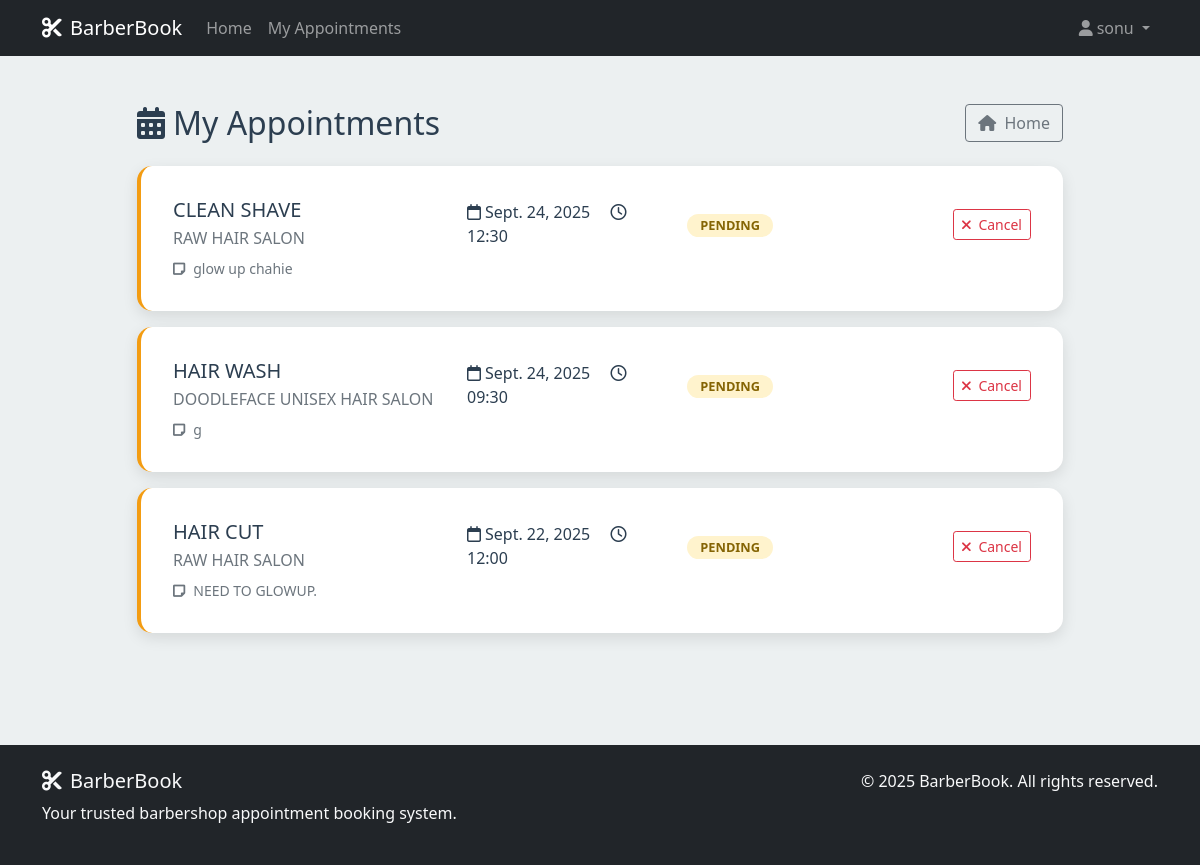
Screenshot of /my-appointments/ (signed in) with the database file from the repository.
### booking/models.py (models this page shows, shortened)
class Appointment(models.Model):
    STATUS_CHOICES = [
        ('pending', 'Pending'),
        ('confirmed', 'Confirmed'),
        ('completed', 'Completed'),
        ('cancelled', 'Cancelled'),
    ]
    customer = models.ForeignKey(Customer, on_delete=models.CASCADE, related_name='appointments')
    barber = models.ForeignKey(Barber, on_delete=models.CASCADE, related_name='appointments')
    service = models.ForeignKey(Service, on_delete=models.CASCADE)
    appointment_date = models.DateField()
    appointment_time = models.TimeField()
    status = models.CharField(max_length=20, choices=STATUS_CHOICES, default='pending')
    notes = models.TextField(blank=True, help_text="Special requests or notes")
    created_at = models.DateTimeField(auto_now_add=True)
    updated_at = models.DateTimeField(auto_now=True)
    class Meta:
        unique_together = ['barber', 'appointment_date', 'appointment_time']
        ordering = ['appointment_date', 'appointment_time']

class Service(models.Model):
    name = models.CharField(max_length=100)
    description = models.TextField()
    duration_minutes = models.PositiveIntegerField()
    price = models.DecimalField(max_digits=8, decimal_places=2)
    barbershop = models.ForeignKey(Barbershop, on_delete=models.CASCADE, related_name='services')
    class Meta:
        ordering = ['price']

class Barber(models.Model):
    user = models.OneToOneField(User, on_delete=models.CASCADE)
    barbershop = models.ForeignKey(Barbershop, on_delete=models.CASCADE, related_name='barbers')
    specialties = models.TextField(help_text="Comma-separated list of specialties")
    experience_years = models.PositiveIntegerField(default=0)
    is_available = models.BooleanField(default=True)

class Barbershop(models.Model):
    name = models.CharField(max_length=200)
    address = models.TextField()
    phone_regex = RegexValidator(regex=r'^\+?1?\d{9,15}$', message="Phone number must be entered in the format: '+999999999'. Up to 15 digits allowed.")
    phone_number = models.CharField(validators=[phone_regex], max_length=17)
    email = models.EmailField()
    opening_time = models.TimeField()
    closing_time = models.TimeField()
    description = models.TextField(blank=True)
    created_at = models.DateTimeField(auto_now_add=True)
    class Meta:
        verbose_name_plural = "Barbershops"

### booking/views.py (the view)
# urls.py: path('my-appointments/', views.my_appointments, name='my_appointments'),
@login_required
def my_appointments(request):
    try:
        customer = Customer.objects.get(user=request.user)
        appointments = customer.appointments.all().order_by('-appointment_date', '-appointment_time')
    except Customer.DoesNotExist:
        appointments = []
    return render(request, 'booking/my_appointments.html', {'appointments': appointments})

### templates/booking/my_appointments.html (shortened to what this page needs)
{% extends 'base.html' %}
{% block content %}
<div class="container py-5">
  <div class="row">
    <div class="col-lg-10 mx-auto">
      <div class="d-flex justify-content-between align-items-center mb-4">
        <h2 class="mb-0"><i class="fas fa-calendar-alt me-2"></i>My Appointments</h2>
        <a href="{% url 'home' %}" class="btn btn-outline-secondary"><i class="fas fa-home me-1"></i> Home</a>
      </div>
      {% if appointments %}
        {% for appt in appointments %}
        <div class="card appointment-card {{ appt.status }}">
          <div class="card-body">
            <div class="row align-items-center">
              <div class="col-md-4">
                <h5 class="mb-1">{{ appt.service.name }}</h5>
                <div class="text-muted">{{ appt.barber.barbershop.name }}</div>
              </div>
              <div class="col-md-3">
                <i class="far fa-calendar me-1"></i>{{ appt.appointment_date }}
                <span class="ms-3"><i class="far fa-clock me-1"></i>{{ appt.appointment_time|time:"H:i" }}</span>
              </div>
              <div class="col-md-2">
                <span class="badge status-badge status-{{ appt.status }} text-uppercase">{{ appt.get_status_display }}</span>
              </div>
              <div class="col-md-3 text-end">
                {% if appt.status == 'pending' or appt.status == 'confirmed' %}
                <form method="post" action="{% url 'cancel_appointment' appt.id %}">
                  <button type="submit" class="btn btn-outline-danger btn-sm">
                    <i class="fas fa-times me-1"></i> Cancel
                  </button>
                </form>
                {% endif %}
              </div>
            </div>
            {% if appt.notes %}
            <div class="mt-2 text-muted small"><i class="fas fa-sticky-note me-2"></i>{{ appt.notes }}</div>
            {% endif %}
          </div>
        </div>
        {% endfor %}
      {% endif %}
    </div>
  </div>
</div>
{% endblock %}

### templates/base.html (shortened to what this page needs)
<!DOCTYPE html>
<html lang="en">
<head>
    <link href="https://cdn.jsdelivr.net/npm/bootstrap@5.1.3/dist/css/bootstrap.min.css" rel="stylesheet">
    <link href="https://cdnjs.cloudflare.com/ajax/libs/font-awesome/6.0.0/css/all.min.css" rel="stylesheet">
    {% load static %}
    <link rel="stylesheet" href="{% static 'css/style.css' %}">
</head>
<body>
    <nav class="navbar navbar-expand-lg navbar-dark bg-dark">
        <div class="container">
            <a class="navbar-brand" href="{% url 'home' %}">
                <i class="fas fa-cut me-2"></i>BarberBook
            </a>
            <div class="collapse navbar-collapse" id="navbarNav">
                <ul class="navbar-nav me-auto">
                    <li class="nav-item">
                        <a class="nav-link" href="{% url 'home' %}">Home</a>
                    </li>
                    {% if user.is_authenticated %}
                    <li class="nav-item">
                        <a class="nav-link" href="{% url 'my_appointments' %}">My Appointments</a>
                    </li>
                    {% endif %}
                </ul>
                <ul class="navbar-nav">
                    {% if user.is_authenticated %}
                    <li class="nav-item dropdown">
                        <a class="nav-link dropdown-toggle" href="#" id="navbarDropdown" role="button" data-bs-toggle="dropdown">
                            <i class="fas fa-user me-1"></i>{{ user.first_name|default:user.username }}
                        </a>
                    </li>
                    {% endif %}
                </ul>
            </div>
        </div>
    </nav>
    <main class="container-fluid px-0">
        {% block content %}
        {% endblock %}
    </main>
    <footer class="bg-dark text-light py-4 mt-5">
        <div class="container">
            <div class="row">
                <div class="col-md-6">
                    <h5><i class="fas fa-cut me-2"></i>BarberBook</h5>
                    <p>Your trusted barbershop appointment booking system.</p>
                </div>
                <div class="col-md-6 text-md-end">
                    <p>&copy; 2025 BarberBook. All rights reserved. </p>
                </div>
            </div>
        </div>
    </footer>
</body>
</html>

### static/css/style.css (style rules this page uses)
:root { --primary-color: #2c3e50; --secondary-color: #34495e; --accent-color: #e74c3c; --success-color: #27ae60; --warning-color: #f39c12; --light-bg: #ecf0f1; --dark-text: #2c3e50; }
body { font-family: 'Segoe UI', Tahoma, Geneva, Verdana, sans-serif; background-color: var(--light-bg); color: var(--dark-text); }
.card { border: none; border-radius: 15px; box-shadow: 0 5px 15px rgba(0,0,0,0.1); transition: transform 0.3s ease, box-shadow 0.3s ease; overflow: hidden; }
.card-body { padding: 2rem; }
.appointment-card { border-left: 4px solid var(--primary-color); margin-bottom: 1rem; }
.appointment-card.pending { border-left-color: var(--warning-color); }
.status-badge { font-size: 0.8rem; padding: 0.3rem 0.8rem; border-radius: 15px; font-weight: 600; }
.status-pending { background-color: #fff3cd; color: #856404; }

### rows the page displays
Appointment: service.name "CLEAN SHAVE", barber.barbershop.name "RAW HAIR SALON", appointment_date "Sept. 24, 2025", appointment_time "12:30", status "PENDING", shows "Cancel", notes "glow up chahie"
Appointment: service.name "HAIR WASH", barber.barbershop.name "DOODLEFACE UNISEX HAIR SALON", appointment_date "Sept. 24, 2025", appointment_time "09:30", status "PENDING", shows "Cancel", notes "g"
Appointment: service.name "HAIR CUT", barber.barbershop.name "RAW HAIR SALON", appointment_date "Sept. 22, 2025", appointment_time "12:00", status "PENDING", shows "Cancel", notes "NEED TO GLOWUP."

### other values shown
{{ user.first_name|default:user.username }} "sonu"
